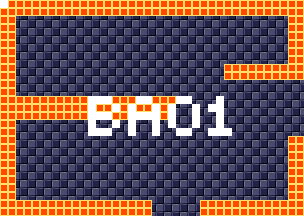

A 2D game scene composited from a Tiled map and its tileset images. What follows is a short description and the map's XML, with each tile layer's data collapsed to a summary:
An orthogonal 38x27 tile map with 8x8 px tiles, 4 tile layers (background, foreground, room numbers, Objects), 15 tilesets.

<map version="1.5" tiledversion="1.7.1" orientation="orthogonal" renderorder="right-down" width="38" height="27" tilewidth="8" tileheight="8" infinite="0" nextlayerid="11" nextobjectid="1">
 <tileset firstgid="1" source="tilesheets/tsKarniMata.tsx" />
 <tileset firstgid="1025" source="tilesheets/tsVoodooWasp.tsx" />
 <tileset firstgid="2049" source="tilesheets/tsBurial.tsx" />
 <tileset firstgid="3073" source="tilesheets/tsBlueTemple.tsx" />
 <tileset firstgid="4097" source="tilesheets/tsGoddess.tsx" />
 <tileset firstgid="5121" source="tilesheets/tsKonark.tsx" />
 <tileset firstgid="6145" name="sEnemies" tilewidth="8" tileheight="8" tilecount="1024" columns="32">
  <image source="../grapx/tilesheets/sObjects.bmp" trans="ff94ff" width="256" height="256" />
 </tileset>
 <tileset firstgid="7169" source="tilesheets/tsIceTemple.tsx" />
 <tileset firstgid="8193" source="tilesheets/tsLavaArea.tsx" />
 <tileset firstgid="9217" source="tilesheets/tsBossArea.tsx" />
 <tileset firstgid="10241" source="tilesheets/tsPegu.tsx" />
 <tileset firstgid="11265" source="tilesheets/sTiwanakuTemple.tsx" />
 <tileset firstgid="12289" source="tilesheets/sIndraTemple.tsx" />
 <tileset firstgid="13313" source="tilesheets/sTeleport.tsx" />
 <tileset firstgid="14337" source="tilesheets/sObjects.tsx" />
 <layer id="2" name="background" width="38" height="27">
  <data>[1026 cells, 1026 non-empty, 2 distinct tile ids]</data>
 </layer>
 <layer id="1" name="foreground" width="38" height="27">
  <data>[1026 cells, 294 non-empty, 1 distinct tile ids]</data>
 </layer>
 <layer id="7" name="room numbers" width="38" height="27">
  <data>[1026 cells, 44 non-empty, 1 distinct tile ids]</data>
 </layer>
 <layer id="10" name="Objects" width="38" height="27">
  <data>[1026 cells, 0 non-empty, 0 distinct tile ids]</data>
 </layer>
</map>
